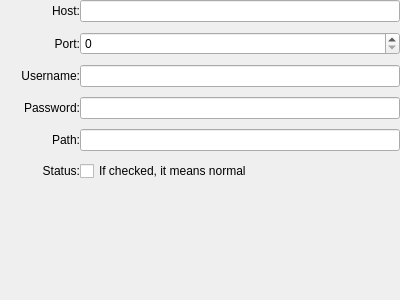
<?xml version="1.0" encoding="UTF-8"?>
<ui version="4.0">
 <class>SFTPFormGeneralUI</class>
 <widget class="QWidget" name="SFTPFormGeneralUI">
  <property name="geometry">
   <rect>
    <x>0</x>
    <y>0</y>
    <width>400</width>
    <height>300</height>
   </rect>
  </property>
  <property name="windowTitle">
   <string>Form</string>
  </property>
  <layout class="QVBoxLayout" name="verticalLayout">
   <property name="spacing">
    <number>0</number>
   </property>
   <property name="leftMargin">
    <number>0</number>
   </property>
   <property name="topMargin">
    <number>0</number>
   </property>
   <property name="rightMargin">
    <number>0</number>
   </property>
   <property name="bottomMargin">
    <number>0</number>
   </property>
   <item>
    <layout class="QFormLayout" name="formLayout">
     <property name="labelAlignment">
      <set>Qt::AlignRight|Qt::AlignTrailing|Qt::AlignVCenter</set>
     </property>
     <property name="verticalSpacing">
      <number>10</number>
     </property>
     <item row="0" column="0">
      <widget class="QLabel" name="label">
       <property name="minimumSize">
        <size>
         <width>80</width>
         <height>0</height>
        </size>
       </property>
       <property name="baseSize">
        <size>
         <width>0</width>
         <height>0</height>
        </size>
       </property>
       <property name="text">
        <string>Host:</string>
       </property>
       <property name="alignment">
        <set>Qt::AlignRight|Qt::AlignTrailing|Qt::AlignVCenter</set>
       </property>
      </widget>
     </item>
     <item row="1" column="0">
      <widget class="QLabel" name="label_2">
       <property name="minimumSize">
        <size>
         <width>80</width>
         <height>0</height>
        </size>
       </property>
       <property name="text">
        <string>Port:</string>
       </property>
       <property name="alignment">
        <set>Qt::AlignRight|Qt::AlignTrailing|Qt::AlignVCenter</set>
       </property>
      </widget>
     </item>
     <item row="2" column="0">
      <widget class="QLabel" name="label_3">
       <property name="minimumSize">
        <size>
         <width>80</width>
         <height>0</height>
        </size>
       </property>
       <property name="text">
        <string>Username:</string>
       </property>
       <property name="alignment">
        <set>Qt::AlignRight|Qt::AlignTrailing|Qt::AlignVCenter</set>
       </property>
      </widget>
     </item>
     <item row="3" column="0">
      <widget class="QLabel" name="label_4">
       <property name="sizePolicy">
        <sizepolicy hsizetype="Preferred" vsizetype="Preferred">
         <horstretch>0</horstretch>
         <verstretch>0</verstretch>
        </sizepolicy>
       </property>
       <property name="minimumSize">
        <size>
         <width>80</width>
         <height>0</height>
        </size>
       </property>
       <property name="text">
        <string>Password:</string>
       </property>
       <property name="alignment">
        <set>Qt::AlignRight|Qt::AlignTrailing|Qt::AlignVCenter</set>
       </property>
      </widget>
     </item>
     <item row="4" column="0">
      <widget class="QLabel" name="label_5">
       <property name="minimumSize">
        <size>
         <width>80</width>
         <height>0</height>
        </size>
       </property>
       <property name="text">
        <string>Path:</string>
       </property>
       <property name="alignment">
        <set>Qt::AlignRight|Qt::AlignTrailing|Qt::AlignVCenter</set>
       </property>
      </widget>
     </item>
     <item row="5" column="0">
      <widget class="QLabel" name="label_6">
       <property name="minimumSize">
        <size>
         <width>80</width>
         <height>0</height>
        </size>
       </property>
       <property name="text">
        <string>Status:</string>
       </property>
       <property name="alignment">
        <set>Qt::AlignRight|Qt::AlignTrailing|Qt::AlignVCenter</set>
       </property>
      </widget>
     </item>
     <item row="0" column="1">
      <widget class="QLineEdit" name="hostLineEdit"/>
     </item>
     <item row="1" column="1">
      <widget class="QSpinBox" name="portSpinBox">
       <property name="maximum">
        <number>65535</number>
       </property>
      </widget>
     </item>
     <item row="2" column="1">
      <widget class="QLineEdit" name="usernameLineEdit"/>
     </item>
     <item row="3" column="1">
      <widget class="QLineEdit" name="passwordLineEdit"/>
     </item>
     <item row="4" column="1">
      <widget class="QLineEdit" name="pathLineEdit"/>
     </item>
     <item row="5" column="1">
      <widget class="QCheckBox" name="statusCheckBox">
       <property name="text">
        <string>If checked, it means normal</string>
       </property>
      </widget>
     </item>
    </layout>
   </item>
   <item>
    <spacer name="verticalSpacer">
     <property name="orientation">
      <enum>Qt::Vertical</enum>
     </property>
     <property name="sizeHint" stdset="0">
      <size>
       <width>20</width>
       <height>40</height>
      </size>
     </property>
    </spacer>
   </item>
  </layout>
 </widget>
 <resources/>
 <connections/>
</ui>
